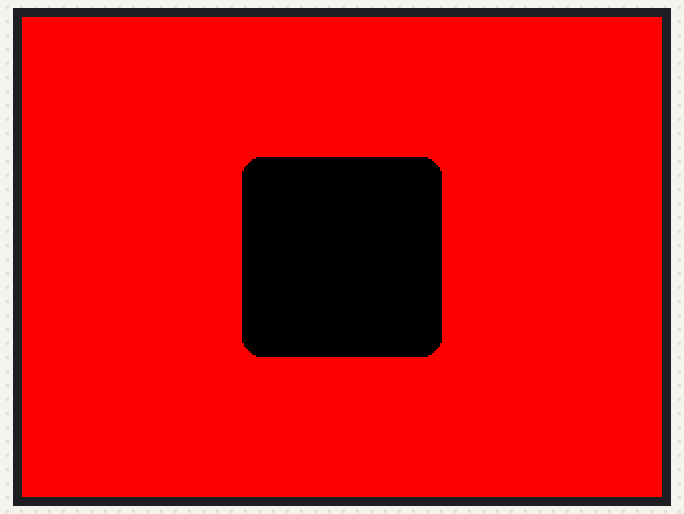
Bench run of a sketch on a simulated ESP32. Shown: 320×240 colour display.

Above: at 0.3 s.

The sketch:

WIO-Example0313.ino
```cpp
#include"TFT_eSPI.h"        // ผนวกไลบรารีของชิปควบคุมจอแสดงผล LCD
TFT_eSPI tft;               // สร้างออบเจ็กต์ชื่อ tft จากคลาส TFT_eSPI สำหรับควบคุมการแสดงผล LCD
void setup()
{
  tft.begin();              // เริ่มต้นการทำงานของจอแสดงผล LCD
  tft.setRotation(3);       // หมุนตำแหน่งการแสดงผลเป็นโหมด 3
  tft.fillScreen(TFT_RED);  // กำหนดให้แสดงสีแดงเต็มหน้าจอแสดงผล
  tft.fillRoundRect(110,70,100,100,10,TFT_BLACK);
  // วาดรูปสี่เหลี่ยมสีดำทึบมุมโค้ง ขนาดกว้าง 100 พิกเซล ยาว 100 พิกเซล มีรัศมีของมุมโค้ง 10 พิกเซล ตำแหน่งเริ่มต้นที่(110,70)
}
void loop()
{}
```
